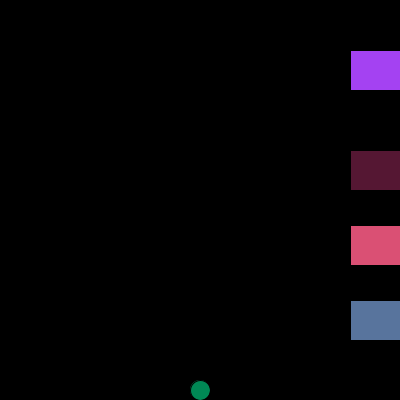
Frame 1 (no input)
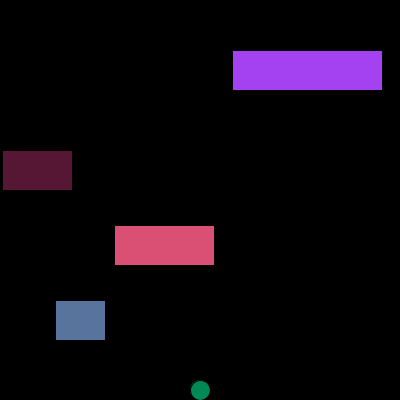
Frame 60 (the mouse pressed at the canvas centre just before this capture)
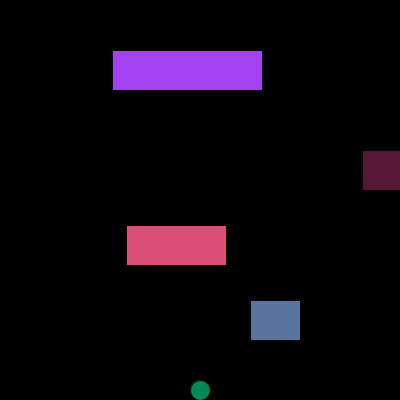
Frame 120 (the mouse held since frame 60 and released just before this capture)

The Processing sketch that drew these frames (run headless with seeded random() and noise(); from frame 60 on, the mouse is pressed at the canvas centre):

// Processing sketch: Crossy_No
// ── Crossy_No.pde
//Spawnpoint at the bottom
int frogX = 200;
int frogY = 390;
int hop = 15;
boolean hasStarted = false;
Car truck = new Car(350, 50, 150, 2);
Car minivan = new Car(350, 225, 100, 4);
Car normal = new Car(350, 150, 70, 6);
Car smartcar = new Car(350, 300, 50, 5);
void setup() {
  size(400, 400);
}
void draw() {
  background(0,0,0);
  fill(0, 136, 85);
  ellipse(frogX, frogY, 20, 20);
  truck.makeCar();
  minivan.makeCar();
  normal.makeCar();
  smartcar.makeCar();
  truck.go();
  minivan.go();
  normal.go();
  smartcar.go();
  if(intersects(truck)||intersects(minivan)||intersects(normal)||intersects(smartcar)) {
    frogX = 200;
    frogY = 390;
  }
  if(frogY <= 0) {
    fill(random(255), random(255), random(255));
    text("You win!", 150, 50);
    textSize(20);
  }
}
void keyPressed() {
  if(key == CODED) {
   if(keyCode == UP && frogY > 0) {
    frogY = frogY - hop; 
   }
   if(keyCode == DOWN && frogY < 400) {
    frogY = frogY + hop; 
   }
   if(keyCode == RIGHT && frogX < 400) {
    frogX = frogX + hop; 
   }
   if(keyCode == LEFT && frogX > 0) {
    frogX = frogX - hop; 
   }
  }
}
boolean intersects(Car car) {
if ((frogY > car.getY() && frogY < car.getY()+50) && (frogX > car.getX() && frogX < car.getX()+car.getSize()))
          return true;
    else 
          return false;
}
class Car {
  int toggle = 0;
  //0 = left, 1 = right
  int carX;
  int carY;
  int size;
  int speed;
  Car(int carX, int carY, int size, int speed) {
   this.carX = carX;
   this.carY = carY;
   this.size = size;
   this.speed = speed;
  }
  float r = random(255);
  float g = random(255);
  float b = random(255);
  float car = random(50);
  void makeCar() {
   fill(r, g, b);
   rect(carX, carY, size, 40);  
  }
  void go() {
   if(toggle == 0) {
    goLeft(); 
   }
   if(toggle == 1) {
     goRight();
   }
  }
  void goLeft() {
     carX = carX - speed;
     if(carX <= 0) {
       toggle = 1;
     }
  }
  void goRight() {
     carX = carX + speed;
     if(carX >= 400) {
       toggle = 0;
     }
  }
  int getX() {
   return carX;
  }
  int getY() {
   return carY; 
  }
  int getSize() {
   return size; 
  }
}
